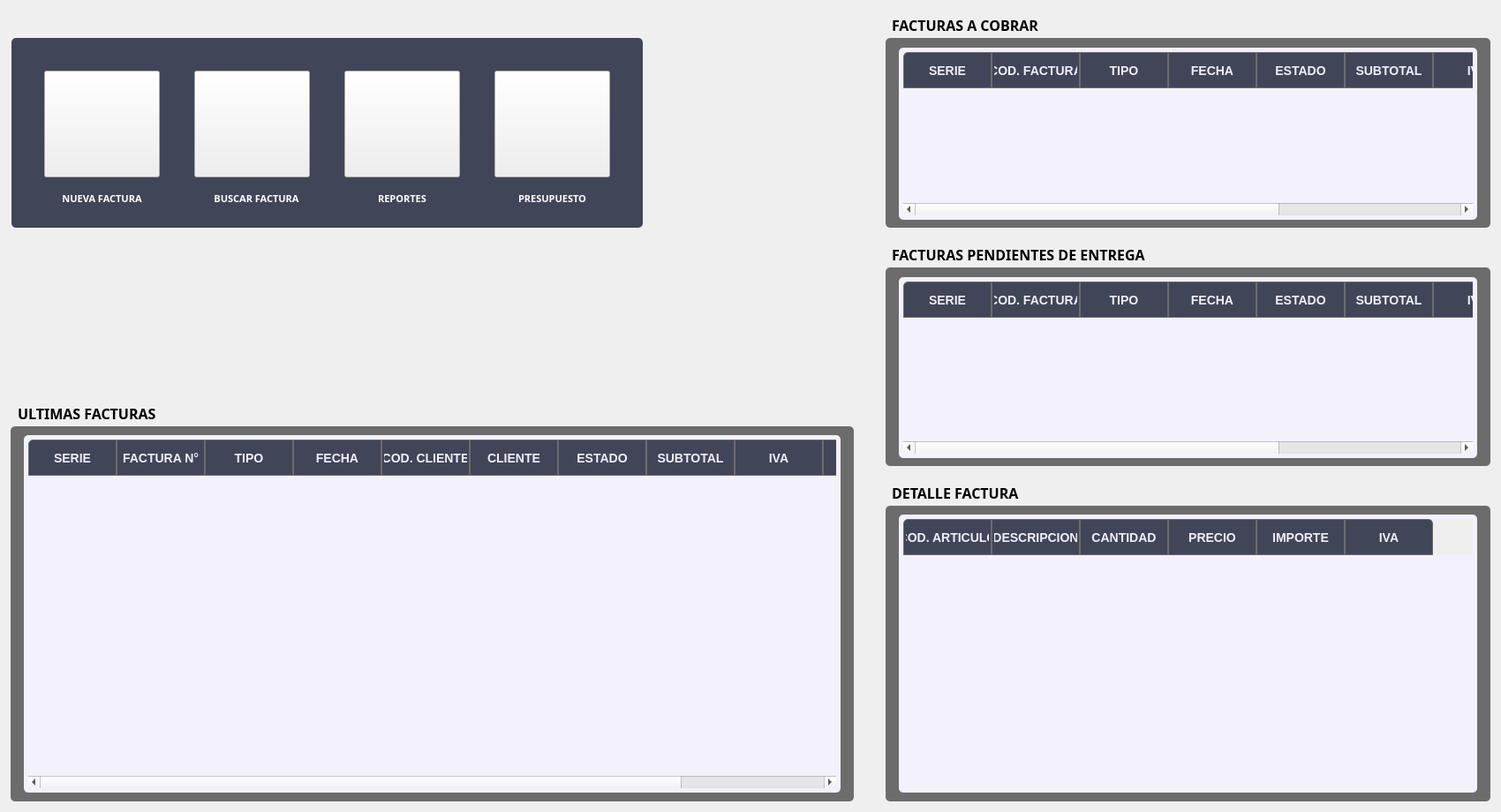
       <widget class="QWidget" name="pgFacturacion">
        <widget class="QGroupBox" name="groupBox">
         <property name="geometry">
          <rect>
           <x>10</x>
           <y>40</y>
           <width>721</width>
           <height>221</height>
          </rect>
         </property>
         <property name="styleSheet">
          <string notr="true">QGroupBox{
background-color:#BF060C26;
margin: 3px;
border-radius: 5px;
}</string>
         </property>
         <property name="title">
          <string/>
         </property>
         <widget class="QPushButton" name="bt_nuevaFactura">
          <property name="geometry">
           <rect>
            <x>40</x>
            <y>40</y>
            <width>131</width>
            <height>121</height>
           </rect>
          </property>
          <property name="text">
           <string/>
          </property>
          <property name="icon">
           <iconset>
            <normaloff>nueva_factura.png</normaloff>nueva_factura.png</iconset>
          </property>
          <property name="iconSize">
           <size>
            <width>100</width>
            <height>100</height>
           </size>
          </property>
         </widget>
         <widget class="QPushButton" name="pushButton_2">
          <property name="geometry">
           <rect>
            <x>210</x>
            <y>40</y>
            <width>131</width>
            <height>121</height>
           </rect>
          </property>
          <property name="text">
           <string/>
          </property>
          <property name="icon">
           <iconset>
            <normaloff>factura.png</normaloff>factura.png</iconset>
          </property>
          <property name="iconSize">
           <size>
            <width>100</width>
            <height>100</height>
           </size>
          </property>
         </widget>
         <widget class="QPushButton" name="pushButton_3">
          <property name="geometry">
           <rect>
            <x>380</x>
            <y>40</y>
            <width>131</width>
            <height>121</height>
           </rect>
          </property>
          <property name="text">
           <string/>
          </property>
          <property name="icon">
           <iconset>
            <normaloff>reportes_facturas.png</normaloff>reportes_facturas.png</iconset>
          </property>
          <property name="iconSize">
           <size>
            <width>100</width>
            <height>100</height>
           </size>
          </property>
         </widget>
         <widget class="QPushButton" name="pushButton_4">
          <property name="geometry">
           <rect>
            <x>550</x>
            <y>40</y>
            <width>131</width>
            <height>121</height>
           </rect>
          </property>
          <property name="text">
           <string/>
          </property>
          <property name="icon">
           <iconset>
            <normaloff>factura (2).png</normaloff>factura (2).png</iconset>
          </property>
          <property name="iconSize">
           <size>
            <width>100</width>
            <height>100</height>
           </size>
          </property>
         </widget>
         <widget class="QLabel" name="label_96">
          <property name="geometry">
           <rect>
            <x>40</x>
            <y>170</y>
            <width>131</width>
            <height>30</height>
           </rect>
          </property>
          <property name="minimumSize">
           <size>
            <width>0</width>
            <height>30</height>
           </size>
          </property>
          <property name="maximumSize">
           <size>
            <width>16777215</width>
            <height>30</height>
           </size>
          </property>
          <property name="font">
           <font>
            <family>Goldman</family>
            <pointsize>8</pointsize>
            <weight>75</weight>
            <bold>true</bold>
           </font>
          </property>
          <property name="styleSheet">
           <string notr="true">QLabel{
color:#ffffff
}</string>
          </property>
          <property name="text">
           <string>NUEVA FACTURA</string>
          </property>
          <property name="alignment">
           <set>Qt::AlignCenter</set>
          </property>
         </widget>
         <widget class="QLabel" name="label_97">
          <property name="geometry">
           <rect>
            <x>210</x>
            <y>170</y>
            <width>141</width>
            <height>30</height>
           </rect>
          </property>
          <property name="minimumSize">
           <size>
            <width>0</width>
            <height>30</height>
           </size>
          </property>
          <property name="maximumSize">
           <size>
            <width>16777215</width>
            <height>30</height>
           </size>
          </property>
          <property name="font">
           <font>
            <family>Goldman</family>
            <pointsize>8</pointsize>
            <weight>75</weight>
            <bold>true</bold>
           </font>
          </property>
          <property name="styleSheet">
           <string notr="true">QLabel{
color:#ffffff
}</string>
          </property>
          <property name="text">
           <string>BUSCAR FACTURA</string>
          </property>
          <property name="alignment">
           <set>Qt::AlignCenter</set>
          </property>
         </widget>
        </widget>
        <widget class="QLabel" name="label_101">
         <property name="geometry">
          <rect>
           <x>390</x>
           <y>210</y>
           <width>131</width>
           <height>30</height>
          </rect>
         </property>
         <property name="minimumSize">
          <size>
           <width>0</width>
           <height>30</height>
          </size>
         </property>
         <property name="maximumSize">
          <size>
           <width>16777215</width>
           <height>30</height>
          </size>
         </property>
         <property name="font">
          <font>
           <family>Goldman</family>
           <pointsize>8</pointsize>
           <weight>75</weight>
           <bold>true</bold>
          </font>
         </property>
         <property name="styleSheet">
          <string notr="true">QLabel{
color:#ffffff
}</string>
         </property>
         <property name="text">
          <string>REPORTES</string>
         </property>
         <property name="alignment">
          <set>Qt::AlignCenter</set>
         </property>
        </widget>
        <widget class="QLabel" name="label_102">
         <property name="geometry">
          <rect>
           <x>560</x>
           <y>210</y>
           <width>131</width>
           <height>30</height>
          </rect>
         </property>
         <property name="minimumSize">
          <size>
           <width>0</width>
           <height>30</height>
          </size>
         </property>
         <property name="maximumSize">
          <size>
           <width>16777215</width>
           <height>30</height>
          </size>
         </property>
         <property name="font">
          <font>
           <family>Goldman</family>
           <pointsize>8</pointsize>
           <weight>75</weight>
           <bold>true</bold>
          </font>
         </property>
         <property name="styleSheet">
          <string notr="true">QLabel{
color:#ffffff
}</string>
         </property>
         <property name="text">
          <string>PRESUPUESTO</string>
         </property>
         <property name="alignment">
          <set>Qt::AlignCenter</set>
         </property>
        </widget>
        <widget class="QGroupBox" name="groupBox_2">
         <property name="geometry">
          <rect>
           <x>9</x>
           <y>480</y>
           <width>961</width>
           <height>431</height>
          </rect>
         </property>
         <property name="styleSheet">
          <string notr="true">QGroupBox{
background-color:#6c6c6c;
margin: 3px;
border-radius: 5px;
}</string>
         </property>
         <property name="title">
          <string/>
         </property>
         <widget class="QTableWidget" name="tableWidget_ultimasFacturas">
          <property name="geometry">
           <rect>
            <x>15</x>
            <y>10</y>
            <width>931</width>
            <height>411</height>
           </rect>
          </property>
          <property name="styleSheet">
           <string notr="true">QTableView{
color: #000 ;
text-align: center;
padding: 5px;
margin: 3px;
border-radius: 5px;
font-size: 14px;
background-color: #FFF2F1FC; 
}

QTableView QTableCornerButton::section {
   	border-top-left-radius: 5px;
    border: 0.5px solid #6c6c6c;
 background-color: #BF060C26; 
}
QTableView QHeaderView::section::last:horizontal{
	border-top-right-radius: 5px;
}


QTableView QHeaderView::section::first:horizontal {
	border-top-left-radius: 5px;
}



 QTableView ::section{
	padding: 2px 5px ;
	color: #D9D9D9 ;
	  qproperty-alignment: AlignCenter;
	border: 1px solid grey;
	background-color:#1f232a;
	height: 35;
}


 QTableView QHeaderView::section:vertical {
 border: 0.5px solid #6c6c6c;
	padding: 1px;
  font-weight: bold; /* Poner en negrita */
  font-size: 10px; /* Tamaño de la letra */
  padding: 1px;
color: #FFEFEEFA;
 background-color: #BF060C26; 
}

QTableView::item:selected {
    background-color:#FF1EB0ED;
	color: white;
}

/*
QTableView::item:selected {
    background-color:#FF1EB0ED;
	color: white;
}
*/

/*
QTableView::item:selected:!focus {
    background-color:#FF1EB0ED;
	color: white;
}
*/

QHeaderView { 
qproperty-defaultAlignment: AlignCenter; 
}

	/* centrar titulos y dar padding */
QTableView QHeaderView::section:horizontal {
  font-weight: bold; /* Poner en negrita */
  font-size: 14px; /* Tamaño de la letra */
 /* padding: 2px 5px ;
  margin: 2px;*/
   text-align: center;
	padding: 2px;
  color: #FFEFEEFA;
 border: 0.5px solid #6c6c6c;
 background-color: #BF060C26;
}
</string>
          </property>
          <column>
           <property name="text">
            <string>SERIE</string>
           </property>
           <property name="font">
            <font>
             <family>Orbitron</family>
             <pointsize>9</pointsize>
             <weight>75</weight>
             <bold>true</bold>
            </font>
           </property>
           <property name="textAlignment">
            <set>AlignCenter</set>
           </property>
          </column>
          <column>
           <property name="text">
            <string>FACTURA N°</string>
           </property>
           <property name="font">
            <font>
             <family>Orbitron</family>
             <pointsize>9</pointsize>
             <weight>75</weight>
             <bold>true</bold>
            </font>
           </property>
           <property name="textAlignment">
            <set>AlignCenter</set>
           </property>
          </column>
          <column>
           <property name="text">
            <string>TIPO</string>
           </property>
           <property name="font">
            <font>
             <family>Orbitron</family>
             <weight>75</weight>
             <bold>true</bold>
            </font>
           </property>
           <property name="textAlignment">
            <set>AlignCenter</set>
           </property>
          </column>
          <column>
           <property name="text">
            <string>FECHA</string>
           </property>
           <property name="font">
            <font>
             <family>Orbitron</family>
             <pointsize>9</pointsize>
             <weight>75</weight>
             <bold>true</bold>
            </font>
           </property>
           <property name="textAlignment">
            <set>AlignCenter</set>
           </property>
          </column>
          <column>
           <property name="text">
            <string>COD. CLIENTE</string>
           </property>
           <property name="font">
            <font>
             <family>Orbitron</family>
             <weight>75</weight>
             <bold>true</bold>
            </font>
           </property>
           <property name="textAlignment">
            <set>AlignCenter</set>
           </property>
          </column>
          <column>
           <property name="text">
            <string>CLIENTE</string>
           </property>
           <property name="font">
            <font>
             <family>Orbitron</family>
             <weight>75</weight>
             <bold>true</bold>
            </font>
           </property>
           <property name="textAlignment">
            <set>AlignCenter</set>
           </property>
          </column>
          <column>
           <property name="text">
            <string>ESTADO</string>
           </property>
           <property name="font">
            <font>
             <family>Orbitron</family>
             <weight>75</weight>
             <bold>true</bold>
            </font>
           </property>
           <property name="textAlignment">
            <set>AlignCenter</set>
           </property>
          </column>
          <column>
           <property name="text">
            <string>SUBTOTAL</string>
           </property>
           <property name="font">
            <font>
             <family>Orbitron</family>
             <weight>75</weight>
             <bold>true</bold>
            </font>
           </property>
           <property name="textAlignment">
            <set>AlignCenter</set>
           </property>
          </column>
          <column>
           <property name="text">
            <string>IVA</string>
           </property>
           <property name="font">
            <font>
             <family>Orbitron</family>
             <weight>75</weight>
             <bold>true</bold>
            </font>
           </property>
           <property name="textAlignment">
            <set>AlignCenter</set>
           </property>
          </column>
          <column>
           <property name="text">
            <string>TOTAL</string>
           </property>
           <property name="font">
            <font>
             <family>Orbitron</family>
             <weight>75</weight>
             <bold>true</bold>
            </font>
           </property>
           <property name="textAlignment">
            <set>AlignCenter</set>
           </property>
          </column>
          <column>
           <property name="text">
            <string>F. PAGO</string>
           </property>
           <property name="font">
            <font>
             <family>Orbitron</family>
             <weight>75</weight>
             <bold>true</bold>
            </font>
           </property>
           <property name="textAlignment">
            <set>AlignCenter</set>
           </property>
          </column>
         </widget>
        </widget>
        <widget class="QLabel" name="label_103">
         <property name="geometry">
          <rect>
           <x>20</x>
           <y>460</y>
           <width>251</width>
           <height>16</height>
          </rect>
         </property>
         <property name="font">
          <font>
           <family>Goldman</family>
           <pointsize>12</pointsize>
           <weight>75</weight>
           <bold>true</bold>
          </font>
         </property>
         <property name="text">
          <string>ULTIMAS FACTURAS</string>
         </property>
        </widget>
        <widget class="QLabel" name="label_104">
         <property name="geometry">
          <rect>
           <x>1010</x>
           <y>550</y>
           <width>251</width>
           <height>16</height>
          </rect>
         </property>
         <property name="font">
          <font>
           <family>Goldman</family>
           <pointsize>12</pointsize>
           <weight>75</weight>
           <bold>true</bold>
          </font>
         </property>
         <property name="text">
          <string>DETALLE FACTURA</string>
         </property>
        </widget>
        <widget class="QGroupBox" name="groupBox_3">
         <property name="geometry">
          <rect>
           <x>1000</x>
           <y>570</y>
           <width>691</width>
           <height>341</height>
          </rect>
         </property>
         <property name="styleSheet">
          <string notr="true">QGroupBox{
background-color:#6c6c6c;
margin: 3px;
border-radius: 5px;
}</string>
         </property>
         <property name="title">
          <string/>
         </property>
         <widget class="QTableWidget" name="tableWidget_detalleultimasFacturas_2">
          <property name="geometry">
           <rect>
            <x>15</x>
            <y>10</y>
            <width>661</width>
            <height>321</height>
           </rect>
          </property>
          <property name="styleSheet">
           <string notr="true">QTableView{
color: #000 ;
text-align: center;
padding: 5px;
margin: 3px;
border-radius: 5px;
font-size: 14px;
background-color: #FFF2F1FC; 
}

QTableView QTableCornerButton::section {
   	border-top-left-radius: 5px;
    border: 0.5px solid #6c6c6c;
 background-color: #BF060C26; 
}
QTableView QHeaderView::section::last:horizontal{
	border-top-right-radius: 5px;
}


QTableView QHeaderView::section::first:horizontal {
	border-top-left-radius: 5px;
}



 QTableView ::section{
	padding: 2px 5px ;
	color: #D9D9D9 ;
	  qproperty-alignment: AlignCenter;
	border: 1px solid grey;
	background-color:#1f232a;
	height: 35;
}


 QTableView QHeaderView::section:vertical {
 border: 0.5px solid #6c6c6c;
	padding: 1px;
  font-weight: bold; /* Poner en negrita */
  font-size: 10px; /* Tamaño de la letra */
  padding: 1px;
color: #FFEFEEFA;
 background-color: #BF060C26; 
}

QTableView::item:selected {
    background-color:#FF1EB0ED;
	color: white;
}

/*
QTableView::item:selected {
    background-color:#FF1EB0ED;
	color: white;
}
*/

/*
QTableView::item:selected:!focus {
    background-color:#FF1EB0ED;
	color: white;
}
*/

QHeaderView { 
qproperty-defaultAlignment: AlignCenter; 
}

	/* centrar titulos y dar padding */
QTableView QHeaderView::section:horizontal {
  font-weight: bold; /* Poner en negrita */
  font-size: 14px; /* Tamaño de la letra */
 /* padding: 2px 5px ;
  margin: 2px;*/
   text-align: center;
	padding: 2px;
  color: #FFEFEEFA;
 border: 0.5px solid #6c6c6c;
 background-color: #BF060C26;
}

</string>
          </property>
          <column>
           <property name="text">
            <string>COD. ARTICULO</string>
           </property>
           <property name="font">
            <font>
             <family>Orbitron</family>
             <weight>75</weight>
             <bold>true</bold>
            </font>
           </property>
           <property name="textAlignment">
            <set>AlignCenter</set>
           </property>
          </column>
          <column>
           <property name="text">
            <string>DESCRIPCION</string>
           </property>
           <property name="font">
            <font>
             <family>Orbitron</family>
             <weight>75</weight>
             <bold>true</bold>
            </font>
           </property>
           <property name="textAlignment">
            <set>AlignCenter</set>
           </property>
          </column>
          <column>
           <property name="text">
            <string>CANTIDAD</string>
           </property>
           <property name="font">
            <font>
             <family>Orbitron</family>
             <weight>75</weight>
             <bold>true</bold>
            </font>
           </property>
           <property name="textAlignment">
            <set>AlignCenter</set>
           </property>
          </column>
          <column>
           <property name="text">
            <string>PRECIO</string>
           </property>
           <property name="font">
            <font>
             <family>Orbitron</family>
             <weight>75</weight>
             <bold>true</bold>
            </font>
           </property>
           <property name="textAlignment">
            <set>AlignCenter</set>
           </property>
          </column>
          <column>
           <property name="text">
            <string>IMPORTE</string>
           </property>
           <property name="font">
            <font>
             <family>Orbitron</family>
             <weight>75</weight>
             <bold>true</bold>
            </font>
           </property>
           <property name="textAlignment">
            <set>AlignCenter</set>
           </property>
          </column>
          <column>
           <property name="text">
            <string>IVA</string>
           </property>
           <property name="font">
            <font>
             <family>Orbitron</family>
             <weight>75</weight>
             <bold>true</bold>
            </font>
           </property>
           <property name="textAlignment">
            <set>AlignCenter</set>
           </property>
          </column>
         </widget>
        </widget>
        <widget class="QLabel" name="label_105">
         <property name="geometry">
          <rect>
           <x>1010</x>
           <y>20</y>
           <width>251</width>
           <height>16</height>
          </rect>
         </property>
         <property name="font">
          <font>
           <family>Goldman</family>
           <pointsize>12</pointsize>
           <weight>75</weight>
           <bold>true</bold>
          </font>
         </property>
         <property name="text">
          <string>FACTURAS A COBRAR</string>
         </property>
        </widget>
        <widget class="QGroupBox" name="groupBox_4">
         <property name="geometry">
          <rect>
           <x>1000</x>
           <y>40</y>
           <width>691</width>
           <height>221</height>
          </rect>
         </property>
         <property name="styleSheet">
          <string notr="true">QGroupBox{
background-color:#6c6c6c;
margin: 3px;
border-radius: 5px;
}</string>
         </property>
         <property name="title">
          <string/>
         </property>
         <widget class="QTableWidget" name="tableWidget_facturasImpagas">
          <property name="geometry">
           <rect>
            <x>15</x>
            <y>11</y>
            <width>661</width>
            <height>201</height>
           </rect>
          </property>
          <property name="styleSheet">
           <string notr="true">QTableView{
color: #000 ;
text-align: center;
padding: 5px;
margin: 3px;
border-radius: 5px;
font-size: 14px;
background-color: #FFF2F1FC; 
}

QTableView QTableCornerButton::section {
   	border-top-left-radius: 5px;
    border: 0.5px solid #6c6c6c;
 background-color: #BF060C26; 
}
QTableView QHeaderView::section::last:horizontal{
	border-top-right-radius: 5px;
}


QTableView QHeaderView::section::first:horizontal {
	border-top-left-radius: 5px;
}



 QTableView ::section{
	padding: 2px 5px ;
	color: #D9D9D9 ;
	  qproperty-alignment: AlignCenter;
	border: 1px solid grey;
	background-color:#1f232a;
	height: 35;
}


 QTableView QHeaderView::section:vertical {
 border: 0.5px solid #6c6c6c;
	padding: 1px;
  font-weight: bold; /* Poner en negrita */
  font-size: 10px; /* Tamaño de la letra */
  padding: 1px;
color: #FFEFEEFA;
 background-color: #BF060C26; 
}

QTableView::item:selected {
    background-color:#FF1EB0ED;
	color: white;
}

/*
QTableView::item:selected {
    background-color:#FF1EB0ED;
	color: white;
}
*/

/*
QTableView::item:selected:!focus {
    background-color:#FF1EB0ED;
	color: white;
}
*/

QHeaderView { 
qproperty-defaultAlignment: AlignCenter; 
}

	/* centrar titulos y dar padding */
QTableView QHeaderView::section:horizontal {
  font-weight: bold; /* Poner en negrita */
  font-size: 14px; /* Tamaño de la letra */
 /* padding: 2px 5px ;
  margin: 2px;*/
   text-align: center;
	padding: 2px;
  color: #FFEFEEFA;
 border: 0.5px solid #6c6c6c;
 background-color: #BF060C26;
}

</string>
          </property>
          <column>
           <property name="text">
            <string>SERIE</string>
           </property>
           <property name="font">
            <font>
             <family>Orbitron</family>
             <pointsize>9</pointsize>
             <weight>75</weight>
             <bold>true</bold>
            </font>
           </property>
           <property name="textAlignment">
            <set>AlignCenter</set>
           </property>
          </column>
          <column>
           <property name="text">
            <string>COD. FACTURA</string>
           </property>
           <property name="font">
            <font>
             <family>Orbitron</family>
             <weight>75</weight>
             <bold>true</bold>
            </font>
           </property>
           <property name="textAlignment">
            <set>AlignCenter</set>
           </property>
          </column>
          <column>
           <property name="text">
            <string>TIPO</string>
           </property>
           <property name="font">
            <font>
             <family>Orbitron</family>
             <weight>75</weight>
             <bold>true</bold>
            </font>
           </property>
           <property name="textAlignment">
            <set>AlignCenter</set>
           </property>
          </column>
          <column>
           <property name="text">
            <string>FECHA</string>
           </property>
           <property name="font">
            <font>
             <family>Orbitron</family>
             <weight>75</weight>
             <bold>true</bold>
            </font>
           </property>
           <property name="textAlignment">
            <set>AlignCenter</set>
           </property>
          </column>
          <column>
           <property name="text">
            <string>ESTADO</string>
           </property>
           <property name="font">
            <font>
             <family>Orbitron</family>
             <weight>75</weight>
             <bold>true</bold>
            </font>
           </property>
           <property name="textAlignment">
            <set>AlignCenter</set>
           </property>
          </column>
          <column>
           <property name="text">
            <string>SUBTOTAL</string>
           </property>
           <property name="font">
            <font>
             <family>Orbitron</family>
             <weight>75</weight>
             <bold>true</bold>
            </font>
           </property>
           <property name="textAlignment">
            <set>AlignCenter</set>
           </property>
          </column>
          <column>
           <property name="text">
            <string>IVA</string>
           </property>
           <property name="font">
            <font>
             <family>Orbitron</family>
             <weight>75</weight>
             <bold>true</bold>
            </font>
           </property>
           <property name="textAlignment">
            <set>AlignCenter</set>
           </property>
          </column>
          <column>
           <property name="text">
            <string>TOTAL</string>
           </property>
           <property name="font">
            <font>
             <family>Orbitron</family>
             <weight>75</weight>
             <bold>true</bold>
            </font>
           </property>
           <property name="textAlignment">
            <set>AlignCenter</set>
           </property>
          </column>
          <column>
           <property name="text">
            <string>F. PAGO</string>
           </property>
           <property name="font">
            <font>
             <family>Orbitron</family>
             <weight>75</weight>
             <bold>true</bold>
            </font>
           </property>
           <property name="textAlignment">
            <set>AlignCenter</set>
           </property>
          </column>
         </widget>
        </widget>
        <widget class="QLabel" name="label_106">
         <property name="geometry">
          <rect>
           <x>1010</x>
           <y>280</y>
           <width>451</width>
           <height>16</height>
          </rect>
         </property>
         <property name="font">
          <font>
           <family>Goldman</family>
           <pointsize>12</pointsize>
           <weight>75</weight>
           <bold>true</bold>
          </font>
         </property>
         <property name="text">
          <string>FACTURAS PENDIENTES DE ENTREGA</string>
         </property>
        </widget>
        <widget class="QGroupBox" name="groupBox_5">
         <property name="geometry">
          <rect>
           <x>1000</x>
           <y>300</y>
           <width>691</width>
           <height>231</height>
          </rect>
         </property>
         <property name="styleSheet">
          <string notr="true">QGroupBox{
background-color:#6c6c6c;
margin: 3px;
border-radius: 5px;
}</string>
         </property>
         <property name="title">
          <string/>
         </property>
         <widget class="QTableWidget" name="tableWidget_facturaspendientesentrega">
          <property name="geometry">
           <rect>
            <x>15</x>
            <y>11</y>
            <width>661</width>
            <height>211</height>
           </rect>
          </property>
          <property name="styleSheet">
           <string notr="true">QTableView{
color: #000 ;
text-align: center;
padding: 5px;
margin: 3px;
border-radius: 5px;
font-size: 14px;
background-color: #FFF2F1FC; 
}

QTableView QTableCornerButton::section {
   	border-top-left-radius: 5px;
    border: 0.5px solid #6c6c6c;
 background-color: #BF060C26; 
}
QTableView QHeaderView::section::last:horizontal{
	border-top-right-radius: 5px;
}


QTableView QHeaderView::section::first:horizontal {
	border-top-left-radius: 5px;
}



 QTableView ::section{
	padding: 2px 5px ;
	color: #D9D9D9 ;
	  qproperty-alignment: AlignCenter;
	border: 1px solid grey;
	background-color:#1f232a;
	height: 35;
}


 QTableView QHeaderView::section:vertical {
 border: 0.5px solid #6c6c6c;
	padding: 1px;
  font-weight: bold; /* Poner en negrita */
  font-size: 10px; /* Tamaño de la letra */
  padding: 1px;
color: #FFEFEEFA;
 background-color: #BF060C26; 
}

QTableView::item:selected {
    background-color:#FF1EB0ED;
	color: white;
}

/*
QTableView::item:selected {
    background-color:#FF1EB0ED;
	color: white;
}
*/

/*
QTableView::item:selected:!focus {
    background-color:#FF1EB0ED;
	color: white;
}
*/

QHeaderView { 
qproperty-defaultAlignment: AlignCenter; 
}

	/* centrar titulos y dar padding */
QTableView QHeaderView::section:horizontal {
  font-weight: bold; /* Poner en negrita */
  font-size: 14px; /* Tamaño de la letra */
 /* padding: 2px 5px ;
  margin: 2px;*/
   text-align: center;
	padding: 2px;
  color: #FFEFEEFA;
 border: 0.5px solid #6c6c6c;
 background-color: #BF060C26;
}

</string>
          </property>
          <column>
           <property name="text">
            <string>SERIE</string>
           </property>
           <property name="font">
            <font>
             <family>Orbitron</family>
             <pointsize>10</pointsize>
             <weight>75</weight>
             <bold>true</bold>
            </font>
           </property>
           <property name="textAlignment">
            <set>AlignCenter</set>
           </property>
          </column>
          <column>
           <property name="text">
            <string>COD. FACTURA</string>
           </property>
           <property name="font">
            <font>
             <family>Orbitron</family>
             <weight>75</weight>
             <bold>true</bold>
            </font>
           </property>
           <property name="textAlignment">
            <set>AlignCenter</set>
           </property>
          </column>
          <column>
           <property name="text">
            <string>TIPO</string>
           </property>
           <property name="font">
            <font>
             <family>Orbitron</family>
             <weight>75</weight>
             <bold>true</bold>
            </font>
           </property>
           <property name="textAlignment">
            <set>AlignCenter</set>
           </property>
          </column>
          <column>
           <property name="text">
            <string>FECHA</string>
           </property>
           <property name="font">
            <font>
             <family>Orbitron</family>
             <weight>75</weight>
             <bold>true</bold>
            </font>
           </property>
           <property name="textAlignment">
            <set>AlignCenter</set>
           </property>
          </column>
          <column>
           <property name="text">
            <string>ESTADO</string>
           </property>
           <property name="font">
            <font>
             <family>Orbitron</family>
             <weight>75</weight>
             <bold>true</bold>
            </font>
           </property>
           <property name="textAlignment">
            <set>AlignCenter</set>
           </property>
          </column>
          <column>
           <property name="text">
            <string>SUBTOTAL</string>
           </property>
           <property name="font">
            <font>
             <family>Orbitron</family>
             <weight>75</weight>
             <bold>true</bold>
            </font>
           </property>
           <property name="textAlignment">
            <set>AlignCenter</set>
           </property>
          </column>
          <column>
           <property name="text">
            <string>IVA</string>
           </property>
           <property name="font">
            <font>
             <family>Orbitron</family>
             <weight>75</weight>
             <bold>true</bold>
            </font>
           </property>
           <property name="textAlignment">
            <set>AlignCenter</set>
           </property>
          </column>
          <column>
           <property name="text">
            <string>TOTAL</string>
           </property>
           <property name="font">
            <font>
             <family>Orbitron</family>
             <weight>75</weight>
             <bold>true</bold>
            </font>
           </property>
           <property name="textAlignment">
            <set>AlignCenter</set>
           </property>
          </column>
          <column>
           <property name="text">
            <string>F. PAGO</string>
           </property>
           <property name="font">
            <font>
             <family>Orbitron</family>
             <weight>75</weight>
             <bold>true</bold>
            </font>
           </property>
           <property name="textAlignment">
            <set>AlignCenter</set>
           </property>
          </column>
         </widget>
        </widget>
       </widget>
